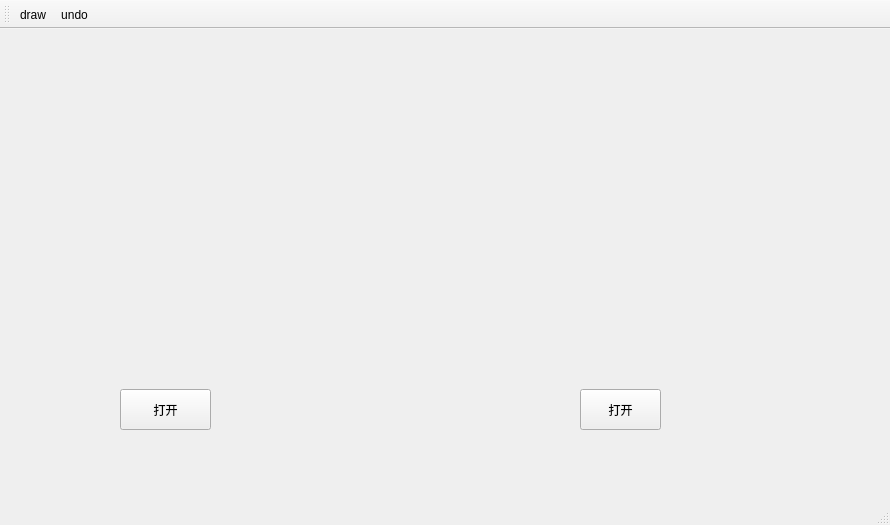
<?xml version="1.0" encoding="UTF-8"?>
<ui version="4.0">
 <class>possioneditClass</class>
 <widget class="QMainWindow" name="possioneditClass">
  <property name="geometry">
   <rect>
    <x>0</x>
    <y>0</y>
    <width>890</width>
    <height>525</height>
   </rect>
  </property>
  <property name="windowTitle">
   <string>possionedit</string>
  </property>
  <widget class="QWidget" name="centralWidget">
   <widget class="QLabel" name="label_1">
    <property name="geometry">
     <rect>
      <x>30</x>
      <y>30</y>
      <width>401</width>
      <height>321</height>
     </rect>
    </property>
    <property name="text">
     <string/>
    </property>
   </widget>
   <widget class="QLabel" name="label_2">
    <property name="geometry">
     <rect>
      <x>450</x>
      <y>30</y>
      <width>401</width>
      <height>321</height>
     </rect>
    </property>
    <property name="text">
     <string/>
    </property>
   </widget>
   <widget class="QPushButton" name="pushButton_1">
    <property name="geometry">
     <rect>
      <x>120</x>
      <y>360</y>
      <width>91</width>
      <height>41</height>
     </rect>
    </property>
    <property name="text">
     <string>打开</string>
    </property>
   </widget>
   <widget class="QPushButton" name="pushButton_2">
    <property name="geometry">
     <rect>
      <x>580</x>
      <y>360</y>
      <width>81</width>
      <height>41</height>
     </rect>
    </property>
    <property name="text">
     <string>打开</string>
    </property>
   </widget>
  </widget>
  <widget class="QMenuBar" name="menuBar">
   <property name="geometry">
    <rect>
     <x>0</x>
     <y>0</y>
     <width>890</width>
     <height>18</height>
    </rect>
   </property>
  </widget>
  <widget class="QToolBar" name="mainToolBar">
   <attribute name="toolBarArea">
    <enum>TopToolBarArea</enum>
   </attribute>
   <attribute name="toolBarBreak">
    <bool>false</bool>
   </attribute>
   <addaction name="actiondraw"/>
   <addaction name="actionundo"/>
  </widget>
  <widget class="QStatusBar" name="statusBar"/>
  <action name="actiondraw">
   <property name="icon">
    <iconset resource="Resource.qrc">
     <normaloff>:/new/prefix1/resouses/c5de399d_E864002_8af4615a.png</normaloff>:/new/prefix1/resouses/c5de399d_E864002_8af4615a.png</iconset>
   </property>
   <property name="text">
    <string>draw</string>
   </property>
  </action>
  <action name="actionundo">
   <property name="icon">
    <iconset resource="Resource.qrc">
     <normaloff>:/new/prefix1/resouses/R-C (1).jpg</normaloff>:/new/prefix1/resouses/R-C (1).jpg</iconset>
   </property>
   <property name="text">
    <string>undo</string>
   </property>
  </action>
 </widget>
 <layoutdefault spacing="6" margin="11"/>
 <resources>
  <include location="possionedit.qrc"/>
  <include location="Resource.qrc"/>
 </resources>
 <connections/>
</ui>
